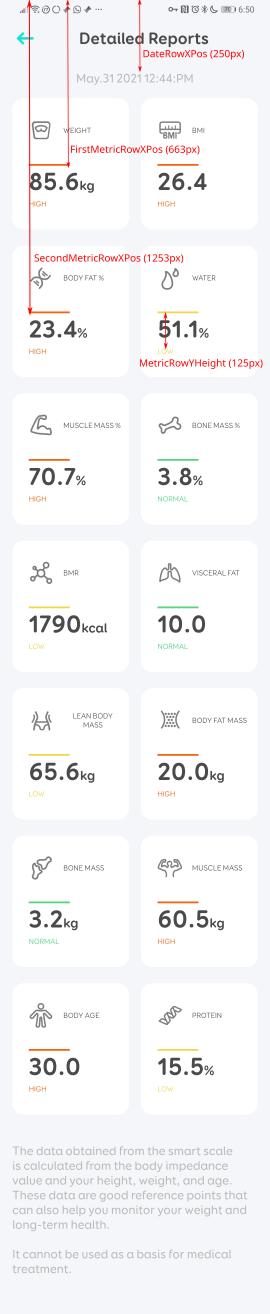
#> input picture exampleImage.png, 1080 x 5254 px (shown at 1/4 size)
$ python main.py ../exampleImage.png
#> lines starting #> are read from the running program, lines starting #| are printed output that depends on the picture; after the words box and inside, x2 and y2 are one past the last pixel; in counts of white or black regions, pixels touching at a corner belong together
### python-extractor/measurements.py
import measurement
import json


class Measurements:
    def __init__(self, screen_width, first_metric_row_x_pos, dist_between_rows, y_height):
        self.screen_width = screen_width
        self.first_metric_row_x_pos = first_metric_row_x_pos
        self.dist_between_rows = dist_between_rows
        self.y_height = y_height
        self.measurement_list = {}

    def create_measurement(self, name, total_cols, col_num, y_pos_override, row_num, reasonable_range):
        w = int(self.screen_width / total_cols)
        h = self.y_height
        x = int((self.screen_width / total_cols) * col_num)
        y = 0
        if y_pos_override != 0:
            y = y_pos_override
        else:
            y = self.first_metric_row_x_pos + \
                (row_num * self.dist_between_rows)
        m = measurement.Measurement(x, y, w, h, reasonable_range)
        self.measurement_list[name] = m

    def getMeasurement(self, name):
        return self.measurement_list[name]

    # [13 lines left out: function toJSON, not called in this run]

### python-extractor/measurement.py
class Measurement:
    def __init__(self, x, y, w, h, reasonable_range):
        self.x = x
        self.y = y
        self.w = w
        self.h = h
        self.val = "unset"
        self.reasonable_range = reasonable_range

    def set_value(self, val):
        self.val = val

### python-extractor/main.py
import cv2
import measurements
import pytesseract
import numpy as np
import sys
import time
import logging
from PIL import Image
from datetime import datetime
DATE_ROW_Y_POS = 250
FIRST_METRIC_ROW_X_POS = 663
SECOND_METRIC_ROW_X_POS = 1253
METRIC_ROW_Y_HEIGHT = 125

SCREENSHOT_WIDTH = 1080
SCREENSHOT_HEIGHT = 5254
DIST_HEIGHT_BETWEEN_ROWS = SECOND_METRIC_ROW_X_POS - FIRST_METRIC_ROW_X_POS


# [52 lines left out: function process_metric_unit_for_tesseract, not called in this run]


def process_date_for_tesseract(image):
    # Thanks to the #tesseract Libera IRC channel, which has absolutely nothing to do with OpenCV or Tesseract.
    original = image.copy()
    gray = cv2.cvtColor(image, cv2.COLOR_BGR2GRAY)
    # read image, copy, convert to greyscale, threshold edges to pick out the chars
    thresh = cv2.threshold(
        gray, 0, 255, cv2.THRESH_BINARY_INV + cv2.THRESH_OTSU)[1]

    # find bounds of each char and calculate max area and height, this does not maintain order
    chars = []
    cnts = cv2.findContours(thresh, cv2.RETR_EXTERNAL, cv2.CHAIN_APPROX_SIMPLE)

    cnts = cnts[0] if len(cnts) == 2 else cnts[1]
    max_area = 0
    max_height = 0
    for c in cnts:
        # print(len(cnts))
        x, y, w, h = cv2.boundingRect(c)
        area = w * h
        max_area = max(max_area, area)
        max_height = max(max_height, h)
        chars.append((original[y:y+h, x:x+w], x, area))

    # prune all small characters except periods
    prune = []
    total_width = 0
    for c in chars:
        prune.append(c)
        total_width += len(c[0][0])

    # sort by x coordinate to put back in order
    sort = sorted(prune, key=lambda t: t[1])

    # stitch back into an image horizontally
    max_height = max_height
    char_spacing = 6
    stitch = np.zeros((max_height + 200, total_width + 200, 3), np.uint8)
    stitch[:] = (255, 255, 255)
    x = 0
    for c in sort:
        w = len(c[0][0])
        h = len(c[0])
        stitch[(max_height-h)+15:max_height+15, x+15:(x+w)+15, :3] = c[0]
        x += w+char_spacing

    stitch = cv2.cvtColor(stitch, cv2.COLOR_BGR2GRAY)
    (thresh, im_bw) = cv2.threshold(stitch, 128,
                                    255, cv2.THRESH_BINARY | cv2.THRESH_OTSU)
    return im_bw


# [76 lines left out: functions process_date_output, process_metric_output, not called in this run]


def process_image(image, logger):
    m = measurements.Measurements(
        SCREENSHOT_WIDTH, FIRST_METRIC_ROW_X_POS, DIST_HEIGHT_BETWEEN_ROWS, METRIC_ROW_Y_HEIGHT)
    m.create_measurement("date", 1, 0, DATE_ROW_Y_POS, 0, [])
    m.create_measurement("weight", 2, 0, 0, 0, [60, 99])
    m.create_measurement("body_mass_index", 2, 1, 0, 0, [20, 35])
    m.create_measurement("body_fat_percentage", 2, 0, 0, 1, [0, 100])
    m.create_measurement("water_percentage", 2, 1, 0, 1, [0, 100])
    m.create_measurement("muscle_mass_percentage", 2, 0, 0, 2, [0, 100])
    m.create_measurement("bone_mass_percentage", 2, 1, 0, 2, [0, 100])
    m.create_measurement("basal_metabolic_rate", 2, 0, 0, 3, [1400, 2000])
    m.create_measurement("visceral_fat", 2, 1, 0, 3, [1, 20])
    m.create_measurement("lean_body_mass", 2, 0, 0, 4, [50, 80])
    m.create_measurement("body_fat_mass", 2, 1, 0, 4, [10, 30])
    m.create_measurement("bone_mass", 2, 0, 0, 5, [2, 4])
    m.create_measurement("muscle_mass", 2, 1, 0, 5, [40, 80])
    m.create_measurement("body_age", 2, 0, 0, 6, [20, 35])
    m.create_measurement("protein_percentage", 2, 1, 0, 6, [10, 50])
    # crop loop
    for key, value in m.measurement_list.items():
        crop_img = image[value.y:value.y+value.h, value.x:value.x+value.w]
        # feed images to tesseract
        if key != "date":
            proc_image = process_metric_unit_for_tesseract(crop_img)
            text = pytesseract.image_to_string(
                proc_image, config="-c tessedit_char_whitelist=.0123456789 --psm 6").rstrip()
            text = process_metric_output(text, value.reasonable_range, logger)

        else:
            proc_image = process_date_for_tesseract(crop_img)
            text = pytesseract.image_to_string(proc_image).rstrip()
            text = process_date_output(text, logger)

        value.value = text
    return m


def main():
    logger = logging.getLogger('magic-extractor')
    logger.setLevel(logging.DEBUG)
    fh = logging.FileHandler('logs/magic-extractor.log')
    fh.setLevel(logging.DEBUG)
    logger.addHandler(fh)
    image = cv2.imread(sys.argv[1])
#> image is the input picture: shape (5254, 1080, 3); mean B, G, R 246.4, 245.2, 246.1
    h, w, c = image.shape
#> h = 5254; w = 1080; c = 3
    if w != SCREENSHOT_WIDTH or h != SCREENSHOT_HEIGHT:
        logger.error("error: screenshot not the correct resolution")
        exit()

    measurements = process_image(image, logger)
#> the loop in process_image, `for key, value in m.measurement_list.items():` made 1 pass
#> pass 1, in process_image, `crop_img = image[value.y:value.y+value.h, value.x:value.x+value.w]`:
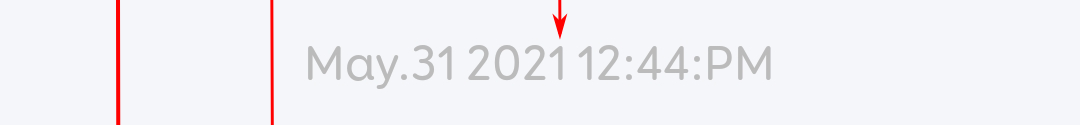
#> crop_img: shape (125, 1080, 3); mean B, G, R 245.8, 242, 243.1
#> pass 1, in process_date_for_tesseract, `thresh = cv2.threshold( gray, 0, 255, cv2.THRESH_BINARY_INV + cv2.THRE..`:
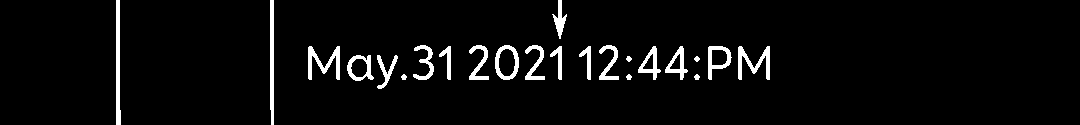
#> thresh: shape (125, 1080); 4.2% white; 23 white regions, largest, box (x1, y1, x2, y2) and area: (116, 0, 121, 125) 515, (270, 0, 274, 125) 485, (308, 46, 340, 80) 448
#> pass 1, in process_image, `proc_image = process_date_for_tesseract(crop_img)`:
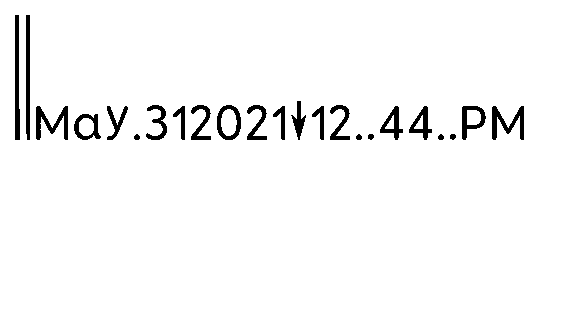
#> proc_image: shape (325, 577); 96.8% white; 23 black regions, largest, box (x1, y1, x2, y2) and area: (15, 15, 20, 140) 531, (26, 15, 30, 140) 494, (492, 106, 524, 140) 478
    logger.info(measurements)
    print(measurements.toJSON())


main()
#> (the call stopped at in process_image, `text = pytesseract.image_to_string(proc_image).rstrip()`: pytesseract is not available in this run)
